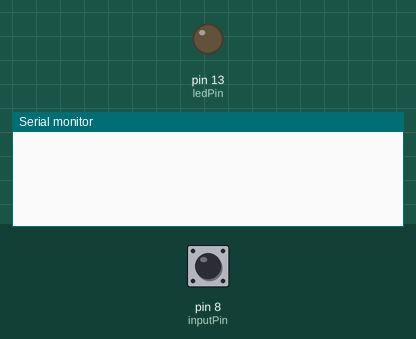
A sketch run on a simulated Arduino Uno, built with avr-gcc and run on an emulated ATmega328P. On the bench: output pins drawn as LEDs (lit = HIGH), the last lines printed to the serial monitor. The test bench sets the inputs (shaded band); at power-on: pin 8 (inputPin) HIGH. No radio packets arrive unless stated.

Above: at 1.2 s.
1.3 s: pin 8 (inputPin) pulled LOW for 0.15 s
At 1.37 s:
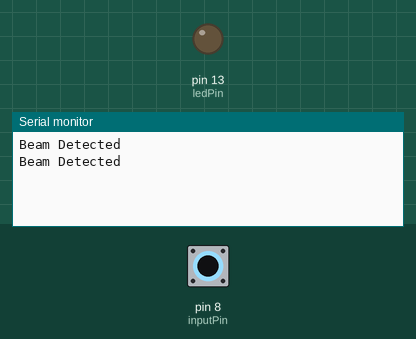
At 6.0 s:
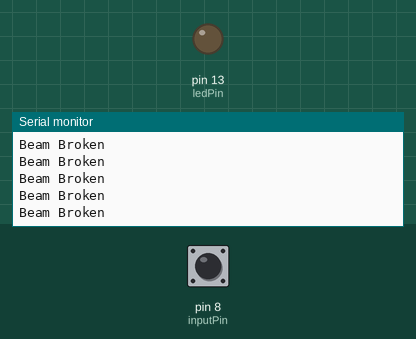

Measured:
- after the input at 1.3 s, the serial monitor: prints a new line at once (image 1)

The sketch:

uno_code.ino
```cpp
#include <RH_ASK.h>
#include <SPI.h>

RH_ASK driver(2000,14,12);

long delayTime = 3*pow(10,6);

int ledPin = 13;                // choose the pin for the LED
int inputPin = 8;               // choose the input pin (for PIR sensor)
int pirState = LOW;             // we start, assuming no motion detected
int val = 0;                    // variable for reading the pin status

long previousTime=0;
long timeNow=0;

bool isActivated=0;
int count=0;

void setup() {
  driver.init();
  pinMode(ledPin, OUTPUT);      // declare LED as output
  pinMode(inputPin, INPUT_PULLUP);     // declare sensor as input

 previousTime=1000;
  Serial.begin(9600);
}

void loop(){
  detectMotion();
}

// ****************** LASER
void detectMotion(){
  val = digitalRead(inputPin);  // read input value

  if(val==0){
    activateSensor();
    Serial.println("Beam Detected");
  }
  else{
    if(isActivated){
       Serial.println("Beam Broken");
        limitTransmission();
        count++;
        if(count>60){
            isActivated=false;
            count=0;
        }
    }
  }
  delay(50);
}

void activateSensor(){
  isActivated=true;
}

void limitTransmission(){
  timeNow = micros();
  if((timeNow-previousTime)>delayTime){
    transmitData();
    Serial.println("Transmission Started");
    previousTime=timeNow;
  }
}

// ****************** TRANSMITTER_RECEIVER
void transmitData(){
    const char *msg = "1";
    driver.send((uint8_t *)msg, strlen(msg));
    driver.waitPacketSent();
    delay(200);
}
```
